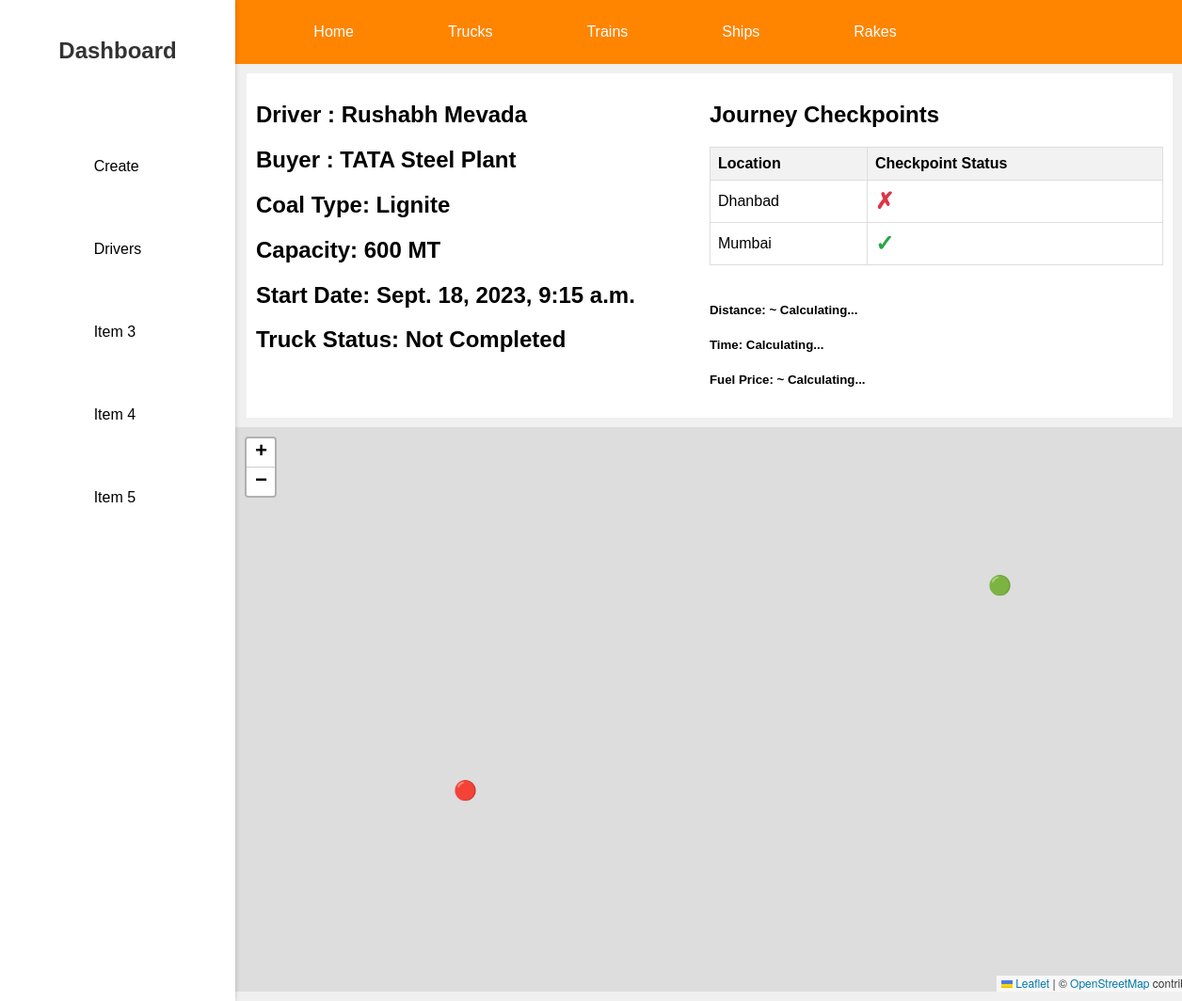
/tracker/trucks/2/, run on the app's committed database.
### adminpanel/models.py (models this page shows, shortened)
class TruckJourney(models.Model):
    driver = models.ForeignKey(TruckDriver, on_delete=models.CASCADE)
    buyer = models.ForeignKey(Buyers, on_delete=models.CASCADE)
    COAL_TYPE_CHOICES = [
        ("Lignite", "Lignite"),
        ("Sub-Bituminous", "Sub-Bituminous"),
        ("Bituminous", "Bituminous"),
        ("Anthracite", "Anthracite"),
    ]
    coal_type = models.CharField(max_length=15, choices=COAL_TYPE_CHOICES)
    start_date = models.DateTimeField(auto_now_add=True)
    capacity = models.IntegerField()
    complete = models.BooleanField(default=False)

class TruckDriver(models.Model):
    name = models.CharField(max_length=200)
    truck_no = models.CharField(max_length=200, unique=True)
    joined_date = models.DateField(auto_now_add=True)
    aadhar_no = models.CharField(max_length=12, unique=True)
    license_no = models.CharField(max_length=200, unique=True)

class Buyers(models.Model):
    name = models.CharField(max_length=200)
    latitude = models.FloatField()
    longitude = models.FloatField()

class JourneyCheckpoint(models.Model):
    journey = models.ForeignKey(TruckJourney, on_delete=models.CASCADE)
    checkpoint = models.ForeignKey(Checkpoint, on_delete=models.CASCADE)
    checkpoint_reached = models.BooleanField(default=False)

class Checkpoint(models.Model):
    location = models.ForeignKey(Location, on_delete=models.CASCADE)
    checkpoint_reached = models.BooleanField(default=False)

class Location(models.Model):
    name = models.CharField(max_length=100)
    def __str__(self):
        return self.name

### adminpanel/views.py (the view)
# urls.py: path('trucks/<str:pk>/',views.inditruck,name='inditruck'),
def inditruck(request, pk):
    truck = get_object_or_404(TruckJourney, pk=pk)
    checkpoints = JourneyCheckpoint.objects.filter(journey=truck)
    context = {'truck': truck, 'checkpoints': checkpoints}
    return render(request, 'adminpanel/inditruck.html', context)

### adminpanel/templates/adminpanel/inditruck.html (shortened to what this page needs)
{% extends "adminpanel/dashboard.html" %}
{% block content %}
<div class="container-indi">
    <div class="indi-first">
      <div>
        <h2>Driver : {{ truck.driver.name }}</h2>
        <h2>Buyer : {{ truck.buyer.name }}</h2>
        <h2>Coal Type: {{ truck.coal_type }}</h2>
        <h2>Capacity: {{ truck.capacity }} MT</h2>
        <h2>Start Date: {{ truck.start_date }}</h2>
        {% if truck.complete %}
        <h2>Truck Status: Completed</h2>
        {% else %}
        <h2>Truck Status: Not Completed</h2>
        {% endif %}
      </div>
    </div>
    <div class="journey-checkpoints">
        <h2>Journey Checkpoints</h2>
        <table>
          <thead>
            <tr>
              <th>Location</th>
              <th>Checkpoint Status</th>
            </tr>
          </thead>
          <tbody>
            {% for checkpoint in checkpoints %}
            <tr>
              <td>{{ checkpoint.checkpoint.location }}</td>
              <td>
                {% if checkpoint.checkpoint_reached %}
                  <span class="status-true">✓</span>
                {% else %}
                  <span class="status-false">✗</span>
                {% endif %}
              </td>
            </tr>
            {% endfor %}
          </tbody>
        </table>
        <br>
        <h5><div id="distance">Distance: ~ Calculating...</div></h5>
        <h5><div id="time">Time: Calculating...</div></h5>
        <h5><div id="fuelPrice">Fuel Price: ~ Calculating...</div></h5>
      </div>
    </div>
<link rel="stylesheet" href="https://unpkg.com/leaflet@1.7.1/dist/leaflet.css">
<link rel="stylesheet" href="https://unpkg.com/leaflet@1.7.1/dist/leaflet.css" />
</head>
<body>
<div class="map-container">
    <div id="map" style="height: 600px; width: 100%; "></div>
  </div>
{% endblock %}

### adminpanel/templates/adminpanel/dashboard.html (style rules this page uses)
body, ul { margin: 0; padding: 0; }
body { font-family: Arial, sans-serif; background-color: #f0f0f0; overflow-x: hidden; }

### adminpanel/templates/adminpanel/inditruck.html (style rules this page uses)
.container-indi { margin-left: 262px; display: flex; justify-content: space-between; background-color: #ffff; padding: 10px; margin-top: 10px; margin-right: 10px; }
.indi-first { display: flex; flex-direction: column; }
.journey-checkpoints { width: 50%; }
table { border-collapse: collapse; width: 100%; }
th, td { border: 1px solid #ddd; padding: 8px; text-align: left; }
th { background-color: #f2f2f2; }
.status-true { color: #28a745; font-size: 24px; font-weight: bold; }
.status-false { color: #dc3545; font-size: 24px; font-weight: bold; }
.map-container { display: flex; justify-content: end; align-items: center; width: 83%; margin-left: 250px; margin-top: 10px; margin-bottom: 10px; }
#map { height: 400px; }

### data on the page
TruckJourney: driver.name "Rushabh Mevada", buyer.name "TATA Steel Plant", coal_type "Lignite", capacity "600", start_date "Sept. 18, 2023, 9:15 a.m."
JourneyCheckpoint: checkpoint.location "Dhanbad"
JourneyCheckpoint: checkpoint.location "Mumbai"
